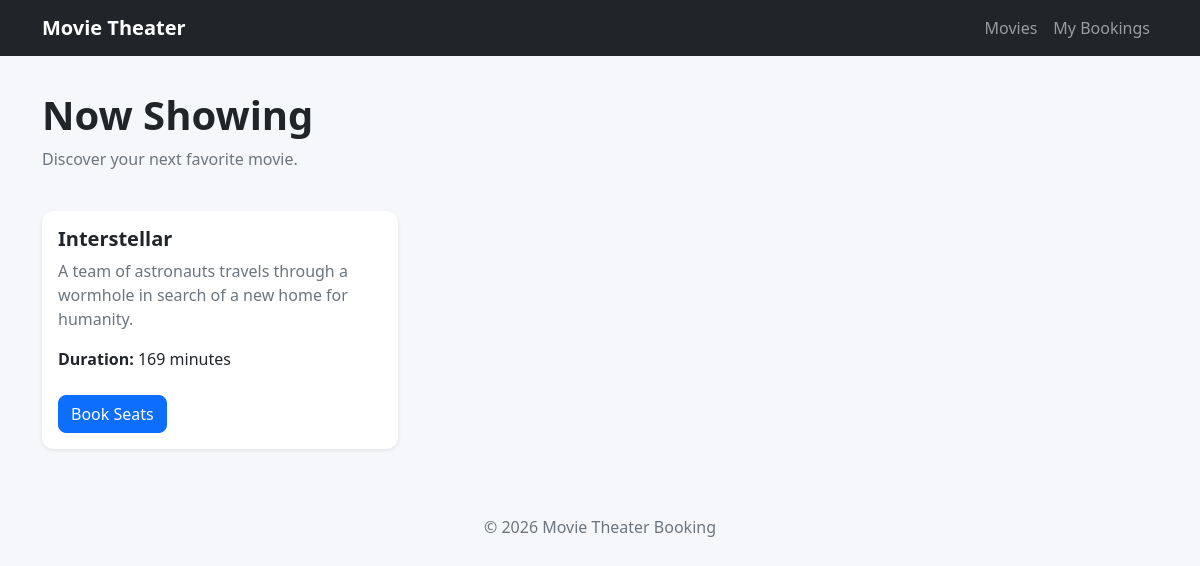
Page /movies/ on the committed database.
### bookings/models.py (models this page shows, shortened)
class Movie(models.Model):
    title = models.CharField(max_length=200)
    description = models.TextField()
    release_date = models.DateField()
    duration = models.IntegerField()

### bookings/views.py (the view)
# urls.py: path('movies/', movie_list, name='movie_list'),
def movie_list(request):
    movies = Movie.objects.all()
    return render(request, 'bookings/movie_list.html', {
        'movies': movies
    })

### bookings/templates/bookings/movie_list.html (shortened to what this page needs)
{% extends 'bookings/base.html' %}
{% block content %}
<div class="d-flex justify-content-between align-items-center mb-4">
    <div>
        <h1 class="fw-bold">Now Showing</h1>
        <p class="text-secondary">
            Discover your next favorite movie.
        </p>
    </div>
</div>
<div class="row g-4">
    {% for movie in movies %}
    <div class="col-md-6 col-lg-4">
        <div class="card shadow-sm h-100">
            <div class="card-body d-flex flex-column">
                <h5 class="card-title fw-bold">
                    {{ movie.title }}
                </h5>
                {% if movie.description %}
                    <p class="card-text text-secondary">
                        {{ movie.description }}
                    </p>
                {% endif %}
                {% if movie.duration %}
                    <p class="mb-2">
                        <strong>Duration:</strong>
                        {{ movie.duration }} minutes
                    </p>
                {% endif %}
                <div class="mt-auto pt-3">
                    <a href="{% url 'seat_booking' movie.id %}"
                        class="btn btn-primary">
                        Book Seats
                    </a>
                </div>
            </div>
        </div>
    </div>
    {% endfor %}
</div>
{% endblock %}

### bookings/templates/bookings/base.html (style rules this page uses)
body { background-color: #f5f7fb; }
.card { border: none; border-radius: 12px; }
.btn { border-radius: 8px; }

### rows in the picture
Movie: title "Interstellar", description "A team of astronauts travels through a wormhole in search of a new home for humanity.", duration "169"
